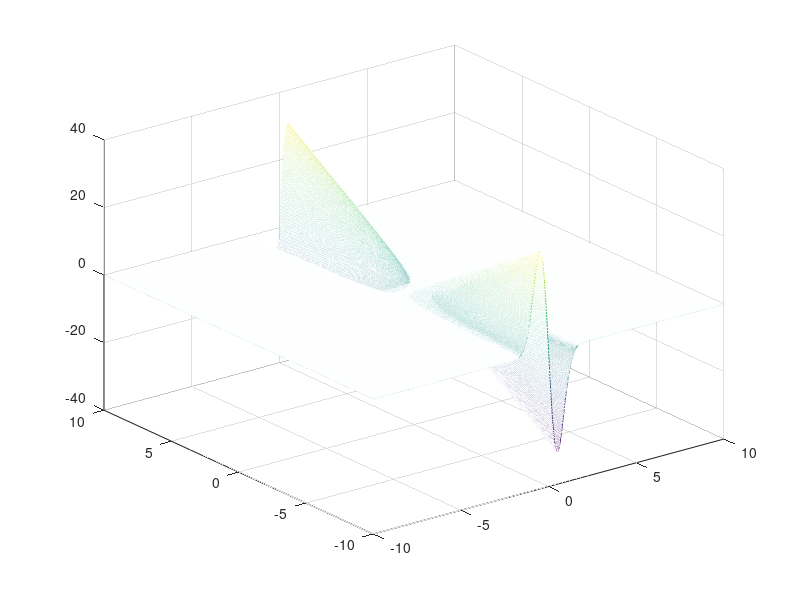

Reproduce this figure in MATLAB.
x=linspace(-10,10,2000); 
y=linspace(-10,10,2000); 
[X,Y]=meshgrid(x,y); 
Z=10*X.*Y.*exp(-(x.*x+y.*y)); 
surf(X,Y,Z) 
colorbar 
shading interp 
xlabel('x axis') 
ylabel('y axis') 
mesh(X,Y,Z)